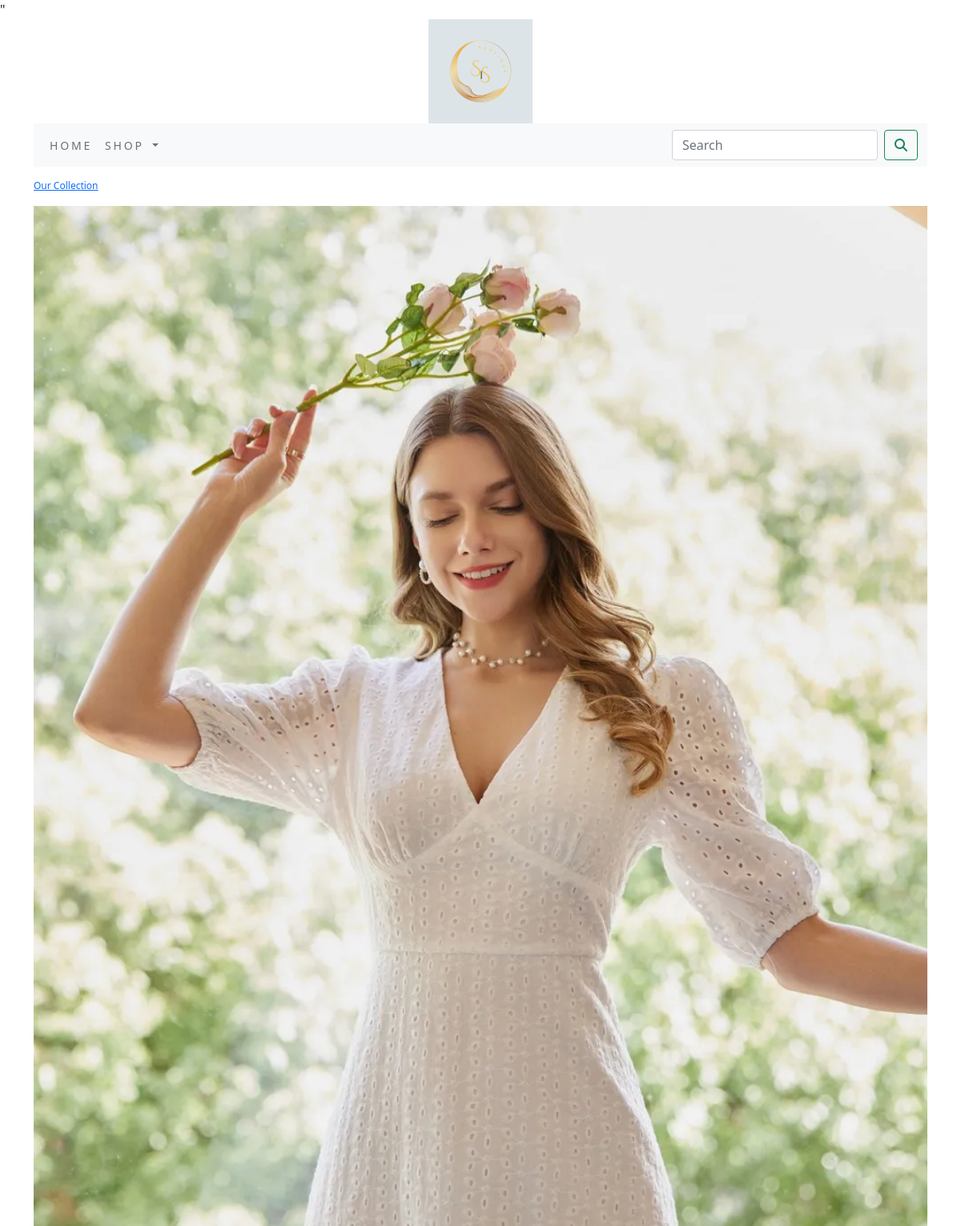
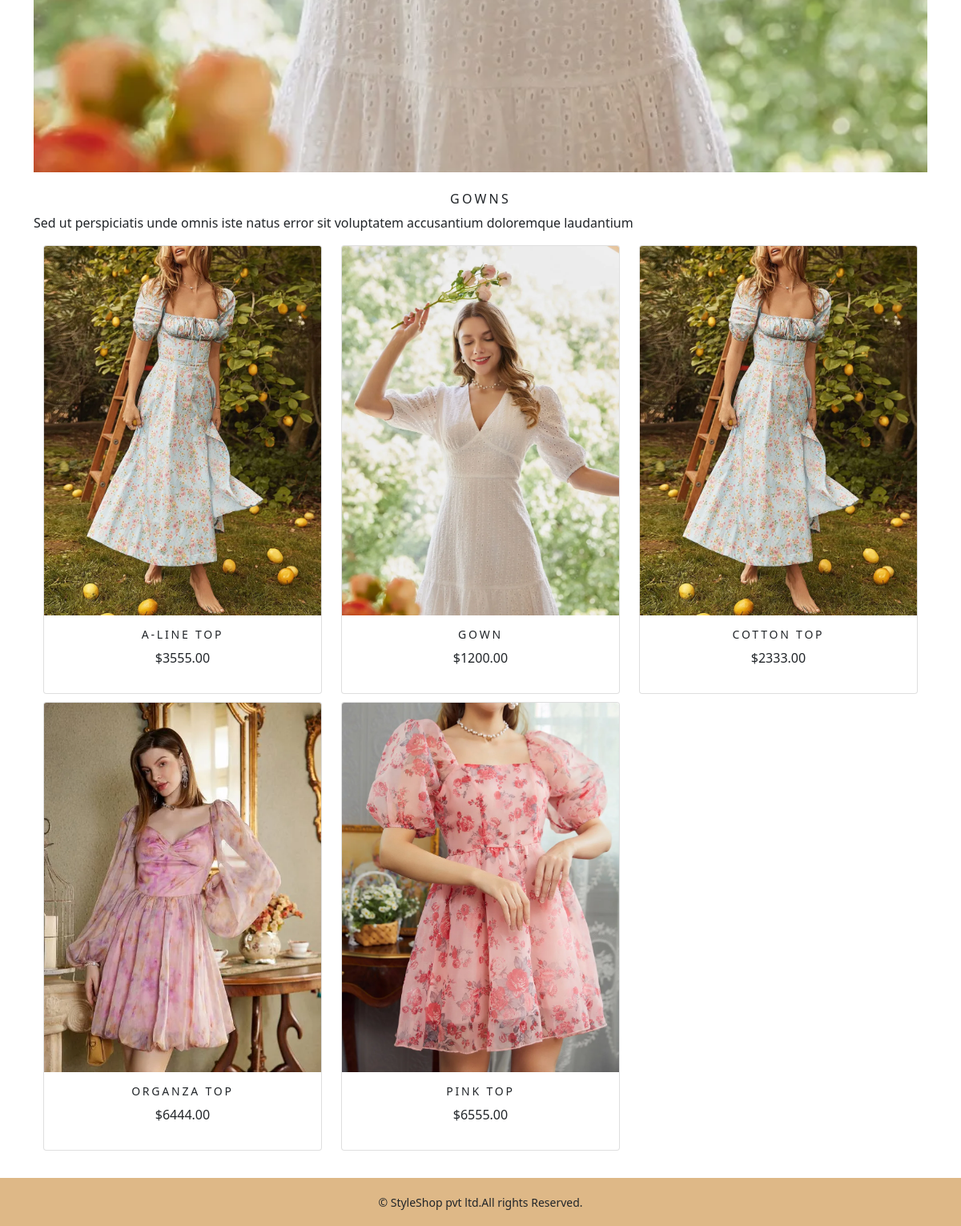
The page /shop/gowns/ on the database its author committed (2 pictures, top to bottom).
### shop/models.py (models this page shows, shortened)
class Category(models.Model):
    name = models.CharField(max_length=250, unique=True)
    slug = models.SlugField(max_length=250, unique=True)
    description = models.TextField(blank=True)
    image = models.ImageField(upload_to='category', blank=True)
    class Meta:
        ordering = ('name',)
        verbose_name = 'category'
        verbose_name_plural = 'categories'
    def get_url(self):
        return reverse('shop:products_by_category', args=[self.slug])

class Product(models.Model):
    name = models.CharField(max_length=250, unique=True)
    slug = models.SlugField(max_length=250, unique=True)
    description = models.TextField(blank=True)
    price = models.DecimalField(max_digits=10, decimal_places=2)
    category = models.ForeignKey(Category, on_delete=models.CASCADE)
    image = models.ImageField(upload_to='product', blank=True)
    stock = models.IntegerField()
    available = models.BooleanField(default=True)
    created = models.DateTimeField(auto_now_add=True)
    updated = models.DateTimeField(auto_now=True)
    def get_url(self):
        return reverse('shop:prodCatdetail', args=[self.category.slug, self.slug])
    class Meta:
        ordering = ('name',)
        verbose_name = 'product'
        verbose_name_plural = 'products'

### shop/views.py (the view)
# urls.py: path('', views.allProdCat, name='allProdCat'),
def allProdCat(request, c_slug=None):
    c_page = None
    products_list = None
    if c_slug!=None:
        c_page = get_object_or_404(Category, slug=c_slug)
        products_list = Product.objects.all().filter(category=c_page, available=True)
    else:
        products_list = Product.objects.all().filter(available=True)
    paginator=Paginator(products_list, 6)
    try:
        page= int(request.GET.get('page', '1'))
    except:
        page =1
    try:
        products = paginator.page(page)
    except (EmptyPage, InvalidPage):
        products = paginator.page(paginator.num_pages)
    return render(request, "category.html", {'category': c_page, 'products': products})

### cart/context_processors.py (called while the page is built)
def counter(request):
    item_count= 0
    if 'admin' in request.path:
        return {}
    else:
        try:
            cart = Cart.objects.filter(cart_id=_cart_id(request))
            cart_items=CartItem.objects.all().filter(cart=cart[:1])
            for cart_item in cart_items:
                item_count += cart_item.quantity
        except Cart.DoesNotExist:
            item_count = 0
    return dict(item_count=item_count)

### cart/views.py (called while the page is built)
def _cart_id(request):
    cart = request.session.session_key
    if not cart:
        cart = request.session.create()
    return cart

### shop/context_processors.py (called while the page is built)
def menu_links(request):
    links = Category.objects.all()
    return dict(links=links)

### templates/category.html (shortened to what this page needs)
{% extends 'base.html' %}
{%  load static %}
{% block content %}
  {% if category %}
    <div>
     <div class="row my_row_class">
         <div class="mx_auto">
       <p><a href="{% url 'shop:allProdCat' %}">Our Collection</a> </p>
      </div>
         </div>
    </div>
  {% endif %}
<div class="mx_auto">
  {% if category %}
    <img class="my_image" src="{{category.image.url}}" alt="{{category.name}}">
</div>
  <br>
<div>
  <h1 class="text-center my_title">{{category.name}}</h1>
  <p class="text-justify">{{category.description}}</p>
</div>
  {% endif %}
<div class="container">
  <div class="row mx_auto">
    {% for product in products.object_list %}
    <div class="my_bottom_margin col-9 col-sm-12  col-md-4 col-lg-4">
      <div class="card text-center" style="min-width:18rem;">
        <a href="{{product.get_url}}"><img class="card-img-top my_image" src="{{product.image.url}}" alt="{{product.name}}" width="150px" height="150px"></a>
      <div class="card-body">
        <h4>{{product.name}}</h4>
        <p>${{product.price}}</p>
      </div>
      </div>
    </div>
    {% endfor %}
  </div>
    <br>
</div>
{% endblock %}

### templates/base.html (shortened to what this page needs)
{% load static %}
<!DOCTYPE html>
<html lang="en">
<head>
    <link rel="stylesheet" href="{% static 'css/custom.css' %}">
    <link href="{% static 'css/bootstrap.min.css' %}" rel="stylesheet">
</head>
<body>
<div class="container">
    {% include 'header.html' %}
    {% include 'nav.html' %}
    {% block content %}
    {% endblock %}
</div>
{% include 'footer.html' %}
</body>
</html>

### templates/header.html
{% load static %}
<header>
  <center>
   <a href="{% url 'shop:allProdCat' %}"> <img src="{% static 'img/logo.png' %}" alt="logoimage" width="130px" height="130px"></a>
  </center>
</header>

### templates/nav.html (shortened to what this page needs)
<nav class="navbar navbar-expand-lg navbar-light bg-light">
  <div class="container-fluid">
    <div class="collapse navbar-collapse" id="navbarSupportedContent">
      <ul class="navbar-nav me-auto mb-2 mb-lg-0">
        <li class="nav-item">
          <a class="nav-link" href="#">Home</a>
        </li>
        <li class="nav-item dropdown {% if 'shop' in request.path %} active {% endif %} ">
          <a class="nav-link dropdown-toggle" href="#" id="navbarDropdown" role="button" data-bs-toggle="dropdown" aria-expanded="false">
            Shop
          </a>
        </li>
      </ul>
      <form class="d-flex" action="{% url 'search_app:SearchResult' %}" method="get">
        <input class="form-control me-2" type="search" name="q" placeholder="Search" aria-label="Search">
        <button class="btn btn-outline-success" type="submit"><i class="fas fa-search"></i></button>
      </form>
    </div>
  </div>
</nav>

### templates/footer.html
<div class="footer navbar-fixed-bottom my_footer">
  <p class="text-center">&copy; StyleShop pvt ltd.All rights Reserved.</p>
</div>

### static/css/custom.css (style rules this page uses)
.nav-item { letter-spacing: .2em; font-size:14px; text-transform:uppercase; }
.my_footer { background-color:#deb887; height:60px; margin-bottom:0px; }
.my_footer p { padding-top:20px; font-size:14px; }
.my_row_class { padding-top:15px; }
.my_row_class .mx_auto { color:#000; font-size:12px; }
.my_image { width:100%; height:auto; }
.my_title { font-size:16px; text-transform:uppercase; letter-spacing:.2em; }
.my_bottom_margin { margin-bottom:10px; }
.card-body h4 { font-size:14px; text-transform:uppercase; letter-spacing:.2em; }

### rows shown on the page
Category: image (picture), name "GOWNS", description "Sed ut perspiciatis unde omnis iste natus error sit voluptatem accusantium doloremque laudantium"
Product: image (picture), name "A-LINE TOP", price "3555.00"
Product: image (picture), name "GOWN", price "1200.00"
Product: image (picture), name "COTTON TOP", price "2333.00"
Product: image (picture), name "ORGANZA TOP", price "6444.00"
Product: image (picture), name "PINK TOP", price "6555.00"
